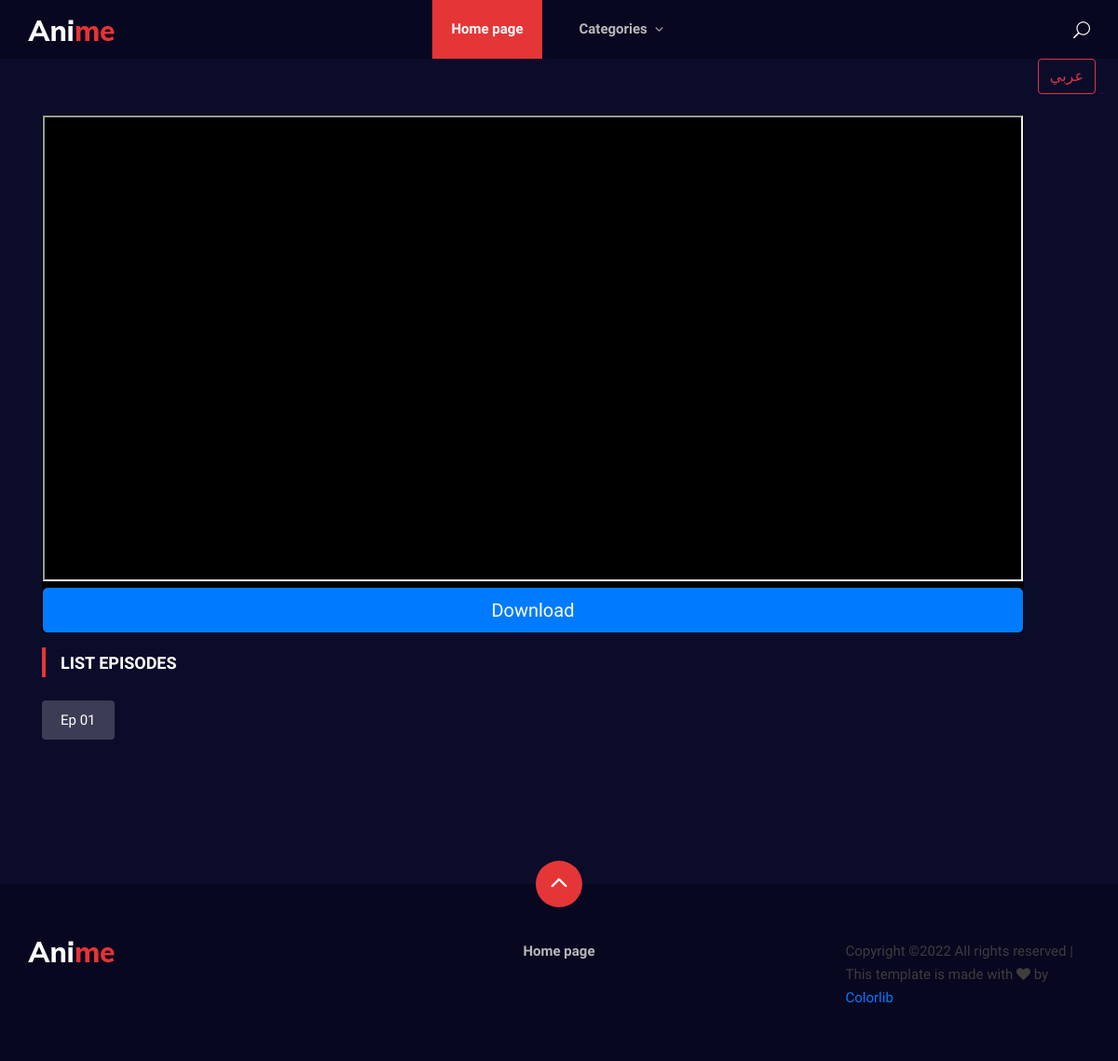
The app's page /en/watching/detective-conan-ep-1, older data.
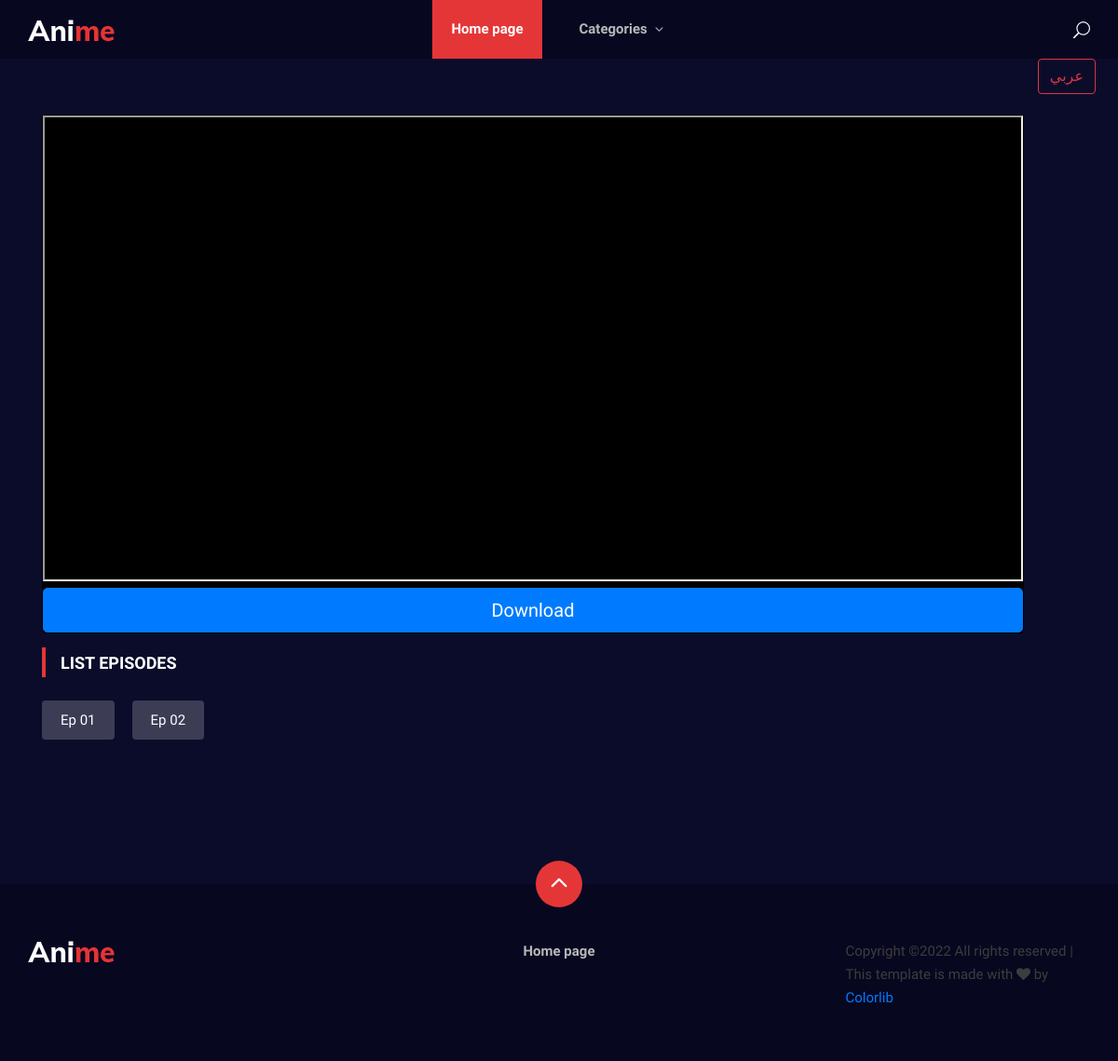
The same page, newer data.
### home/models.py (models this page shows, shortened)
class Episodes(models.Model):
    epanmname=models.ForeignKey(Anime,on_delete=models.CASCADE)
    epnumber=models.IntegerField(default=0)
    epurl=models.URLField(blank=True,null=True)
    epslug=models.SlugField(blank=True,null=True,max_length=1000)
    epdlink=models.URLField(blank=True,null=True)
    epimage=CloudinaryField(blank=True,null=True)
    epanmtitle=models.CharField(max_length=1000,blank=True,null=True)

### home/views.py (the view)
# urls.py: path("watching/<str:epslug>",views.watching,name='watching'),
def watching(request,epslug):
    category_list=models.Category.objects.all()
    details=False
    try:
        episode=models.Episodes.objects.get(epslug=epslug)
    except:
        episode=models.Episodes.objects.get(epslug=epslug+'-ep-'+'1')
        details=True
    episode_list=models.Episodes.objects.filter(epanmname=episode.epanmname)
    context={'episode':episode,'episode_list':episode_list,'details':details,'category_list':category_list}
    return render(request,'watching.html',context)

### home/templates/watching.html (shortened to what this page needs)
{% extends 'base.html'%}
{% block content %}
{%if LANGUAGE_CODE == 'en'%}
<section class="anime-details spad">
  <div class="container">
      <div class="row">
          <div class="col-lg-12">
              <div class="card" style="background-color: black;" id="card">
              <div class="anime__video__player" style="margin-bottom:0 ;">
                      <iframe src="{{episode.epurl}}" frameborder="5" allow="fullscreen;" style="width: 100%;height: 500px;" id="iframe"></iframe>
              </div>
              <a href="{{episode.epdlink}}" class="btn btn-primary btn-lg" tabindex="-1" role="button">Download</a>
            </div>
              <div class="anime__details__episodes" style="margin-top: 2%;">
                  <div class="section-title">
                      <h5>List Episodes</h5>
                  </div>
                  {%for i in episode_list%}
                  <a href="{%url 'watching' i.epslug%}">Ep 0{{i.epnumber}}</a>
                  {%endfor%}
              </div>
          </div>
      </div>
  </div>
</section>
{%endif%}
{%endblock content%}

### home/templates/base.html (shortened to what this page needs)
{% load static%}
{% load i18n %}
<!DOCTYPE html>
{%if LANGUAGE_CODE == 'en'%}
<html dir="ltr" lang="en">
{%else%}
<html dir="rtl" lang="ar">
{%endif%}
<head>
    <link rel="stylesheet" href="{% static 'css/bootstrap.min.css' %}" type="text/css">
    <link rel="stylesheet" href="{% static 'css/font-awesome.min.css' %}" type="text/css">
    <link rel="stylesheet" href="{% static 'css/elegant-icons.css' %}" type="text/css">
    <link rel="stylesheet" href="{% static 'css/plyr.css' %}" type="text/css">
    <link rel="stylesheet" href="{% static 'css/nice-select.css' %}" type="text/css">
    <link rel="stylesheet" href="{% static 'css/owl.carousel.min.css' %}" type="text/css">
    <link rel="stylesheet" href="{% static 'css/slicknav.min.css' %}" type="text/css">
    <link rel="stylesheet" href="{% static 'css/style.css' %}" type="text/css">
</head>
<body>
    <header class="header">
      <div class="container">
          <div class="row">
              <div class="col-lg-2">
                  <div class="header__logo">
                      <a href="{%url 'home' %}">
                          <img src="{% static 'img/logo.png' %}" alt="">
                      </a>
                  </div>
              </div>
              <div class="col-lg-8">
                  <div class="header__nav">
                      <nav class="header__menu mobile-menu">
                          <ul>
                            {%if LANGUAGE_CODE == 'en'%}
                              <li class="active"><a href="{%url 'home' %}">Home page</a></li>
                              <li><a href="">Categories <span class="arrow_carrot-down"></span></a>
                                {%endif%}
                              </li>
                          </ul>
                      </nav>
                  </div>
              </div>
              <div class="col-lg-2">
                  <div class="header__right">
                      <a href="#" class="search-switch"><span class="icon_search"></span></a>
                  </div>
              </div>
          </div>
      </div>
      <form action="{% url 'set_language' %}" method="post" >{% csrf_token %}
        {% get_current_language as LANGUAGE_CODE %}
        {% if LANGUAGE_CODE == 'ar' %}
            <button type='submit' name='language' value='en' class="btn btn-outline-danger" style="float:left;margin-bottom: 2%;margin-left: 2%;">
                <span class="label"></span>English
            </button>
        {% else %}
            <button type='submit' name='language' value='ar' class="btn btn-outline-danger" style="float:right;margin-bottom: 2%;margin-right: 2%;">
                عربي
            </button>
        {% endif %}
    </form>
  </header>
    {%block content%}
    {%endblock content%}
<footer class="footer">
    <div class="page-up">
        <a href="#" id="scrollToTopButton"><span class="arrow_carrot-up"></span></a>
    </div>
    <div class="container">
        <div class="row">
            <div class="col-lg-3">
                <div class="footer__logo">
                    <a href="{%url 'home' %}"><img src="{% static 'img/logo.png' %}" alt=""></a>
                </div>
            </div>
            <div class="col-lg-6">
                <div class="footer__nav">
                    <ul>
                        {%if LANGUAGE_CODE == 'en'%}
                        <li class="active"><a href="{%url 'home' %}">Home page</a></li>
                        {%else%}
                        <li class="active"><a href="{%url 'home' %}">الصفحة الرئيسية</a></li>
                        {%endif%}
                    </ul>
                </div>
            </div>
            <div class="col-lg-3">
                <p>
                  Copyright &copy;<script>document.write(new Date().getFullYear());</script> All rights reserved | This template is made with <i class="fa fa-heart" aria-hidden="true"></i> by <a href="https://colorlib.com" target="_blank">Colorlib</a>
                  </p>
              </div>
          </div>
      </div>
  </footer>
</body>
</html>

### static/css/style.css (style rules this page uses)
html, body { height: 100%; font-family: "Mulish", sans-serif; -webkit-font-smoothing: antialiased; background: #0b0c2a; }
h1, h2, h3, h4, h5, h6 { margin: 0; color: #111111; font-weight: 400; font-family: "Mulish", sans-serif; }
h5 { font-size: 18px; }
p { font-size: 15px; font-family: "Mulish", sans-serif; color: #3d3d3d; font-weight: 400; line-height: 25px; margin: 0 0 15px 0; }
img { max-width: 100%; }
ul, ol { padding: 0; margin: 0; }
.section-title { margin-bottom: 30px; }
.section-title h4, .section-title h5 { color: #ffffff; font-weight: 600; line-height: 21px; text-transform: uppercase; padding-left: 20px; position: relative; font-family: "Oswald", sans-serif; }
.section-title h4:after, .section-title h5:after { position: absolute; left: 0; top: -6px; height: 32px; width: 4px; background: #e53637; content: ""; }
.spad { padding-top: 100px; padding-bottom: 100px; }
.header { background: #070720; }
.header__logo { padding: 20px 0 17px; }
.header__logo a { display: inline-block; }
.header__menu { text-align: center; }
.header__menu ul li { list-style: none; display: inline-block; position: relative; margin-right: 16px; }
.header__menu ul li.active a { background: #e53637; color: #ffffff; }
.header__menu ul li:last-child { margin-right: 0; }
.header__menu ul li a { font-size: 15px; color: #b7b7b7; display: block; font-weight: 700; -webkit-transition: all, 0.5s; -o-transition: all, 0.5s; transition: all, 0.5s; padding: 20px; }
.header__menu ul li a span { position: relative; font-size: 17px; top: 2px; }
.header__right { text-align: right; padding: 20px 0 15px; }
.header__right a { display: inline-block; font-size: 18px; color: #ffffff; margin-right: 30px; }
.header__right a:last-child { margin-right: 0; }
.anime-details { padding-top: 60px; }
.anime__video__player { margin-bottom: 70px; }
.anime__details__episodes { margin-bottom: 35px; }
.anime__details__episodes a { display: inline-block; font-size: 15px; color: #ffffff; background: rgba(255, 255, 255, 0.2); padding: 10px 20px; border-radius: 4px; margin-right: 15px; margin-bottom: 20px; -webkit-transition: all, 0.3s; -o-transition: all, 0.3s; transition: all, 0.3s; }
.footer { background: #070720; padding-top: 60px; padding-bottom: 40px; position: relative; }
.page-up { position: absolute; left: 50%; top: -25px; margin-left: -25px; }
.page-up a { display: inline-block; font-size: 36px; color: #ffffff; height: 50px; width: 50px; background: #e53637; line-height: 50px; text-align: center; border-radius: 50%; }
.page-up a span { position: relative; top: 2px; left: -1px; }
.footer__nav { text-align: center; }
.footer__nav ul li { list-style: none; display: inline-block; position: relative; margin-right: 40px; }
.footer__nav ul li:last-child { margin-right: 0; }
.footer__nav ul li a { font-size: 15px; color: #b7b7b7; display: block; font-weight: 700; }
@media only screen and (min-width: 1200px) { .container { max-width: 1170px; } }

Row changes from the older to the newer data that the page shows:
now on this page (row edited): Episodes: epnumber "2"
